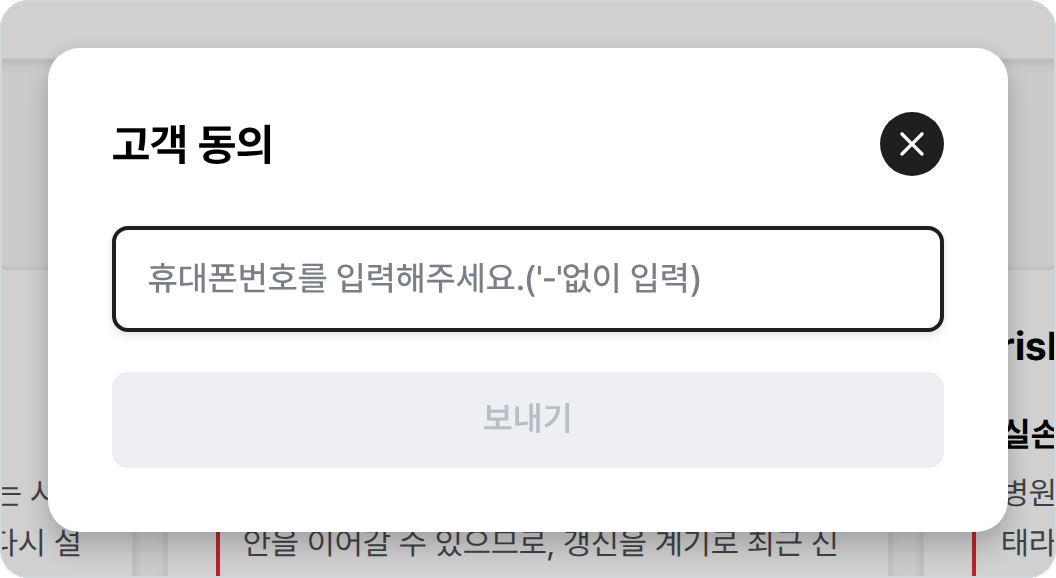
#> input picture guidebook_v4/build/img/12_consent_modal_12b809652b.png, 1056 x 578 px, given in place of 12_consent_modal_12b809652b.png_shade.png, which was not available
$ python -i gek.py   (imports and definitions only)
#> lines starting #> are read from the running program, lines starting #| are printed output that depends on the picture; after the words box and inside, x2 and y2 are one past the last pixel; in counts of white or black regions, pixels touching at a corner belong together; pictures that were not available may be replaced by others from this repository, and a replacement may not be noted
# 극화체 렌더러 : SVG(음영층·먹선층) → 음영을 펜 빗금으로 바꾸고 먹선을 얹는다
import numpy as np, os, sys
from PIL import Image, ImageFilter
from playwright.sync_api import sync_playwright
HERE=os.path.dirname(os.path.abspath(__file__))
def shot(svgs, scale=2):
    """svgs: {name: (w,h,shade_svg, ink_svg)} → name_shade.png, name_ink.png"""
    with sync_playwright() as p:
        b=p.chromium.launch(executable_path='/opt/pw-browsers/chromium')
        for name,(w,h,shade,ink) in svgs.items():
            pg=b.new_page(viewport={'width':w,'height':h},device_scale_factor=scale)
            for kind,body,bg in (('shade',shade,'#fff'),('ink',ink,'transparent')):
                pg.set_content(f'<html><body style="margin:0;background:{bg}"><svg xmlns="http://www.w3.org/2000/svg" width="{w}" height="{h}" viewBox="0 0 {w} {h}">{body}</svg></body></html>')
                pg.screenshot(path=f'{HERE}/_{name}_{kind}.png',omit_background=(kind=='ink'))
            pg.close()
        b.close()
def hatch(name, out, a1=32, a2=-48, sp=13, mask_from_shade=True):
#> called with out = 'out.png', a1 = 32, a2 = -48, sp = 13, mask_from_shade = True
    sh=np.asarray(Image.open(f'{HERE}/_{name}_shade.png').convert('RGBA')).astype(float)
    alpha_bg = (sh[...,:3].min(-1)>=254.5)   # 순백 = 빛
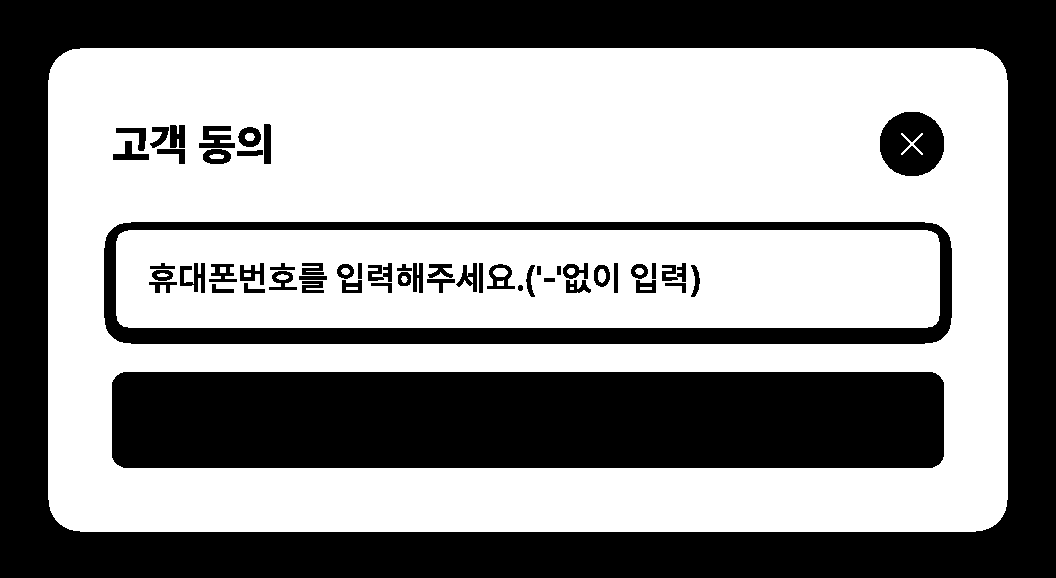
#> alpha_bg: shape (578, 1056) bool; 57.2% white; 55 black regions, largest, box (x1, y1, x2, y2) and area: (0, 0, 1056, 578) 146737, (112, 372, 944, 468) 79690, (104, 222, 952, 344) 22234
    d=1-sh[...,:3].mean(-1)/255.0               # 어두움 0..1
    H,W=d.shape; yy,xx=np.mgrid[0:H,0:W].astype(float)
#> after `H, W = d.shape`: H = 578; W = 1056
    rng=np.random.default_rng(1)
    wob=np.asarray(Image.fromarray((rng.random((H//40+2,W//40+2))*255).astype('uint8')).resize((W,H),Image.BICUBIC)).astype(float)/255*2.2
    def lines(ang,spacing,width):
        a=np.deg2rad(ang); u=(xx*np.cos(a)+yy*np.sin(a)+wob)%spacing
        return np.abs(u-spacing/2) < width/2
    w1=np.clip((d-.06)/.5,0,1)*sp*.7
    w2=np.clip((d-.42)/.45,0,1)*sp*.60
    w3=np.clip((d-.70)/.25,0,1)*sp*.55
    ink=lines(a1,sp,w1)|lines(a2,sp,w2)|lines(88,sp*1.15,w3)|(d>.9)
#> in lines, `return np.abs(u-spacing/2) < width/2`:
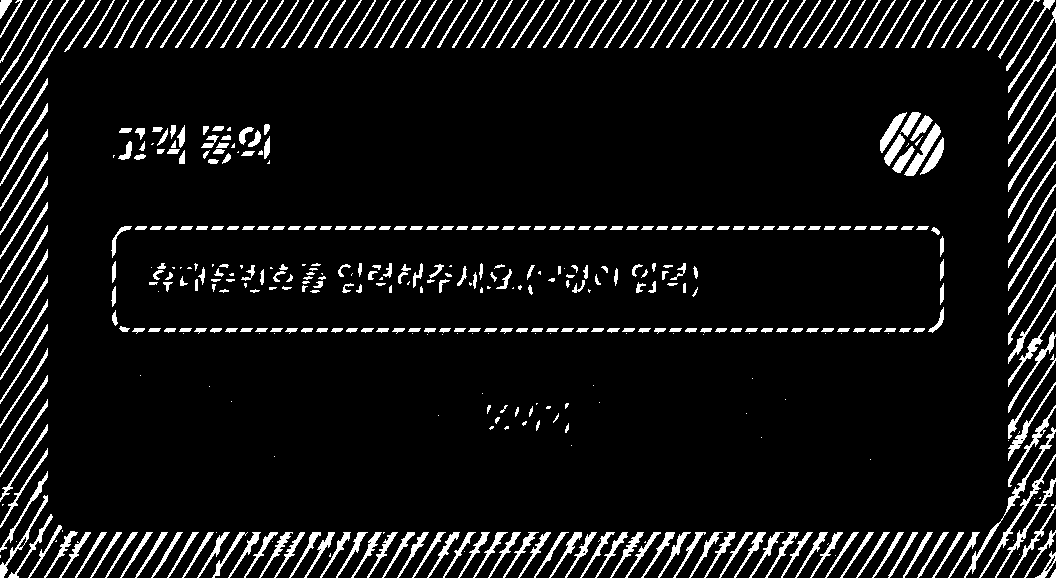
#> returned value: shape (578, 1056) bool; 7.7% white; 501 white regions (99 under 20 px), largest, box (x1, y1, x2, y2) and area: (964, 427, 1056, 578) 666, (904, 123, 941, 176) 513, (979, 454, 1056, 578) 494
#> call 2 of lines, with ang = -48, spacing = 13
#> in lines (call 2), `a = np.deg2rad(ang)`: a = -0.838
#> in lines (call 2), `u = (xx * np.cos(a) + yy * np.sin(a) + wob) % spacing`:
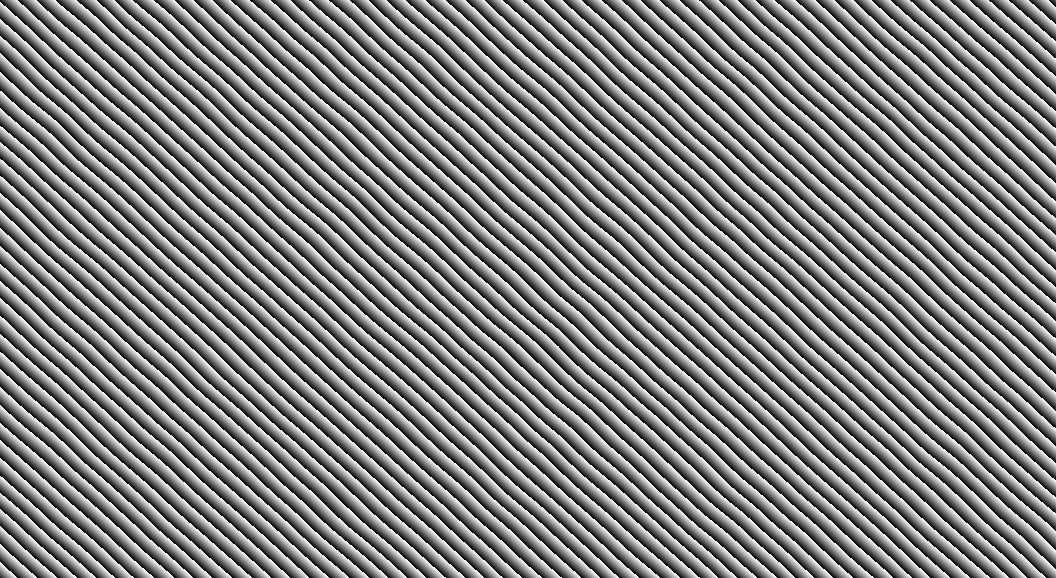
#> u: shape (578, 1056) float64; min 5.24e-06, max 13, mean 6.5; drawn with min black and max white
#> in lines (call 2), `return np.abs(u-spacing/2) < width/2`:
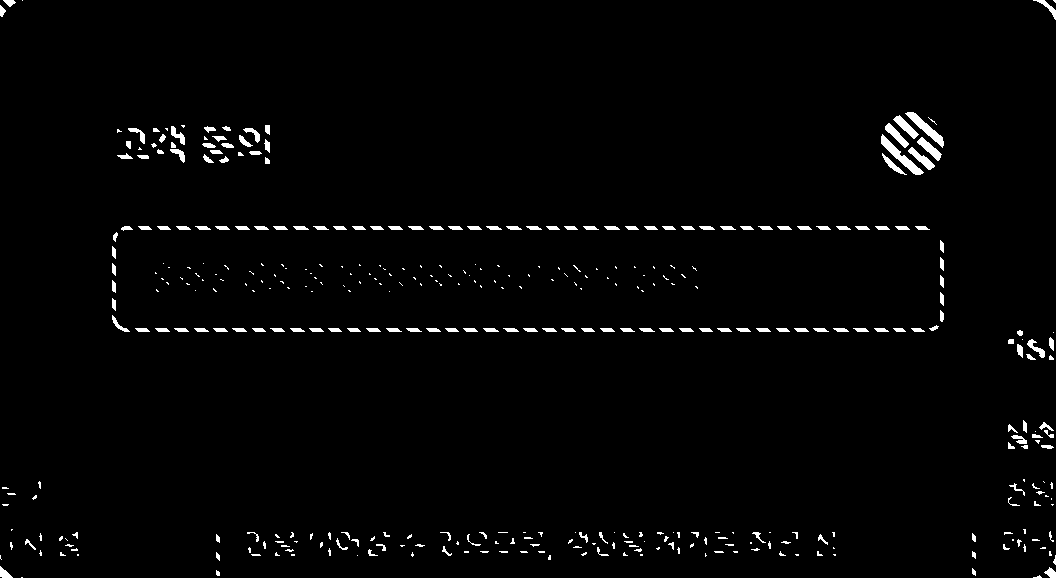
#> returned value: shape (578, 1056) bool; 1.8% white; 399 white regions (224 under 20 px), largest, box (x1, y1, x2, y2) and area: (881, 134, 924, 175) 408, (905, 112, 944, 148) 361, (917, 137, 942, 161) 215
#> call 3 of lines, with ang = 88, spacing = 14.95
#> in lines (call 3), `a = np.deg2rad(ang)`: a = 1.54
#> in lines (call 3), `u = (xx * np.cos(a) + yy * np.sin(a) + wob) % spacing`:
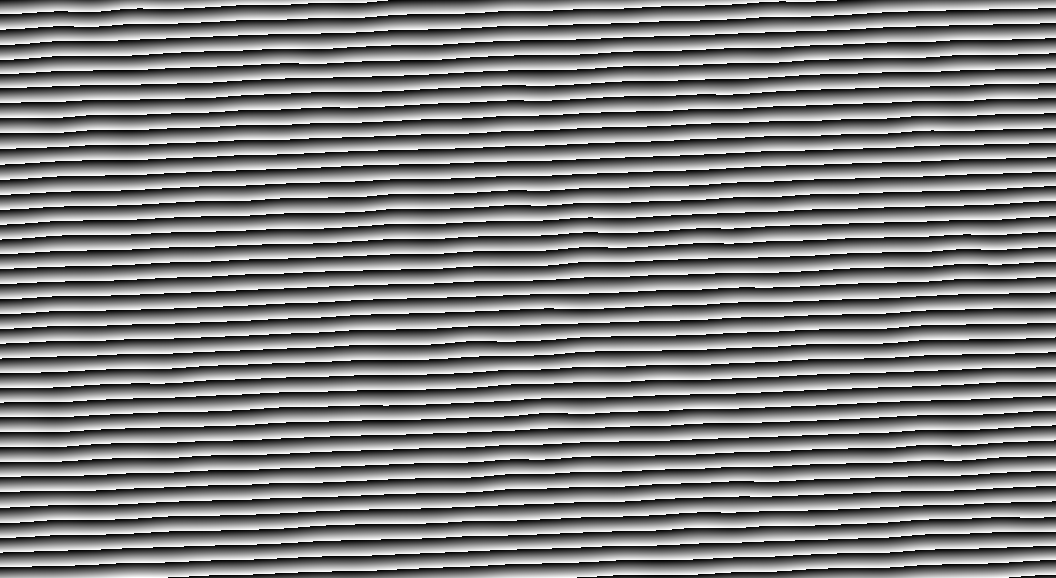
#> u: shape (578, 1056) float64; min 1.52e-05, max 14.95, mean 7.48; drawn with min black and max white
#> in lines (call 3), `return np.abs(u-spacing/2) < width/2`: returned value: shape (578, 1056) bool; 0.89% white; 146 white regions (94 under 20 px), largest, box (x1, y1, x2, y2) and area: (382, 226, 655, 230) 647, (465, 328, 724, 332) 630, (122, 328, 292, 332) 493
#> ink: shape (578, 1056) bool; 8.4% white; 341 white regions (99 under 20 px), largest, box (x1, y1, x2, y2) and area: (964, 284, 1056, 578) 4000, (880, 112, 944, 176) 2771, (424, 328, 773, 334) 1340
    img=np.full((H,W),255,np.uint8); img[ink]=12
    rgb=Image.fromarray(img).convert('RGBA')
    inkl=Image.open(f'{HERE}/_{name}_ink.png').convert('RGBA')
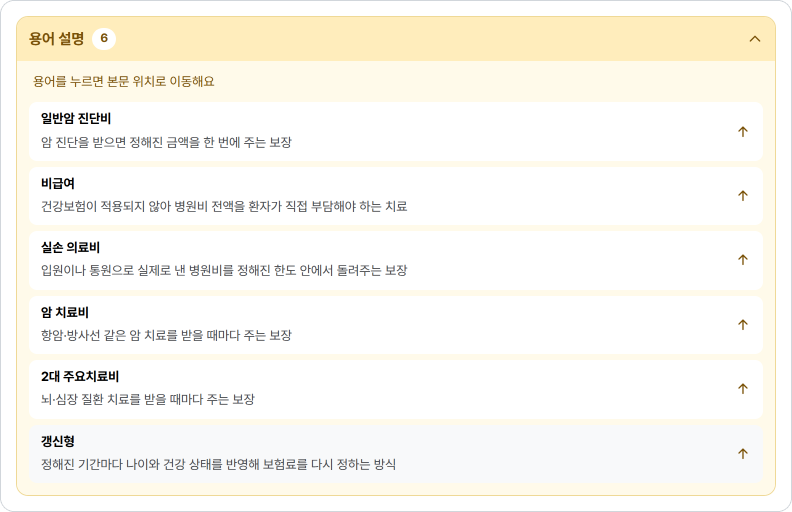
#> input picture guidebook_v4/build/img/14_pc_glossary6_open_5c2ae5b97f.png, 1584 x 1024 px, given in place of 12_consent_modal_12b809652b.png_ink.png, which was not available (shown at 1/2 size)
#> inkl is the input picture: PIL image 1584x1024 RGBA; mean R, G, B, A 250.2, 247.8, 240.6, 254.9
    rgb.alpha_composite(inkl)
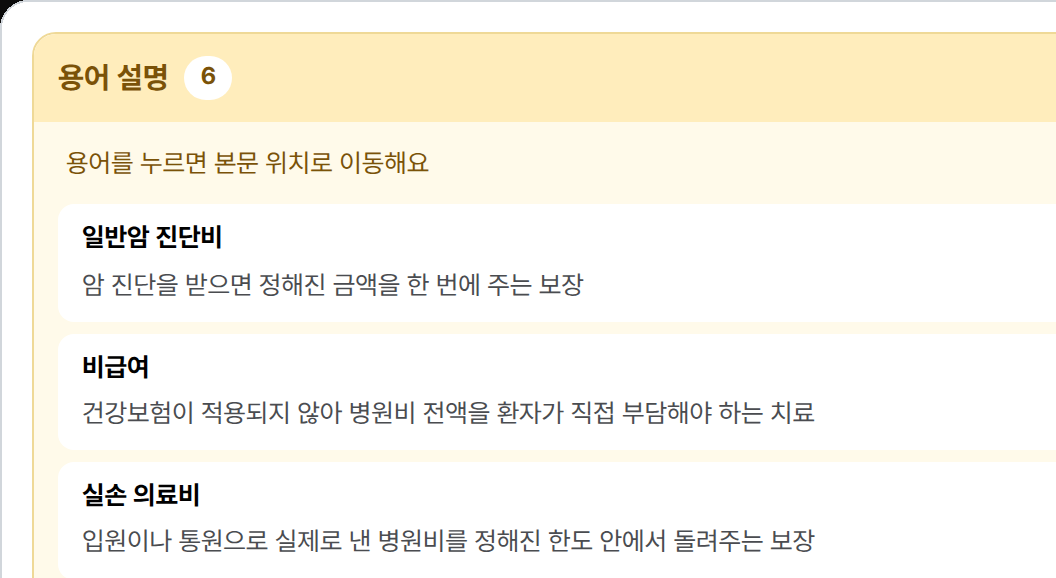
#> rgb: PIL image 1056x578 RGBA; mean R, G, B, A 249.1, 245.4, 234.7, 255
    rgb.convert('RGB').save(out)

>>> result = hatch('../../guidebook_v4/build/img/12_consent_modal_12b809652b.png', 'out.png')
